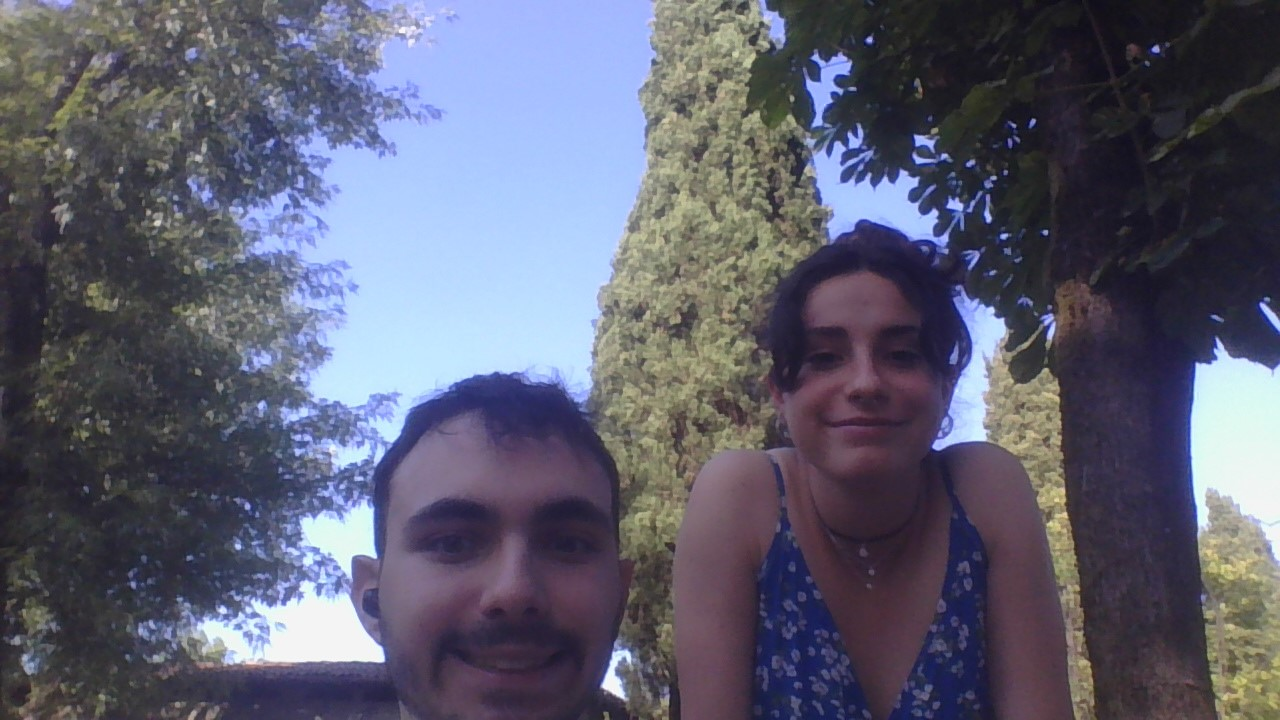
#> input picture Python_facial_recognition/model_2/img.jpg, 1280 x 720 px
$ python picDetector.py
#> lines starting #> are read from the running program, lines starting #| are printed output that depends on the picture
import cv2 as cv;

img= cv.imread("img.jpg")
#> img is the input picture: shape (720, 1280, 3); mean B, G, R 112.2, 95.1, 94.4
#cv.imshow('person',img)

gray=cv.cvtColor(img,cv.COLOR_BGR2GRAY)
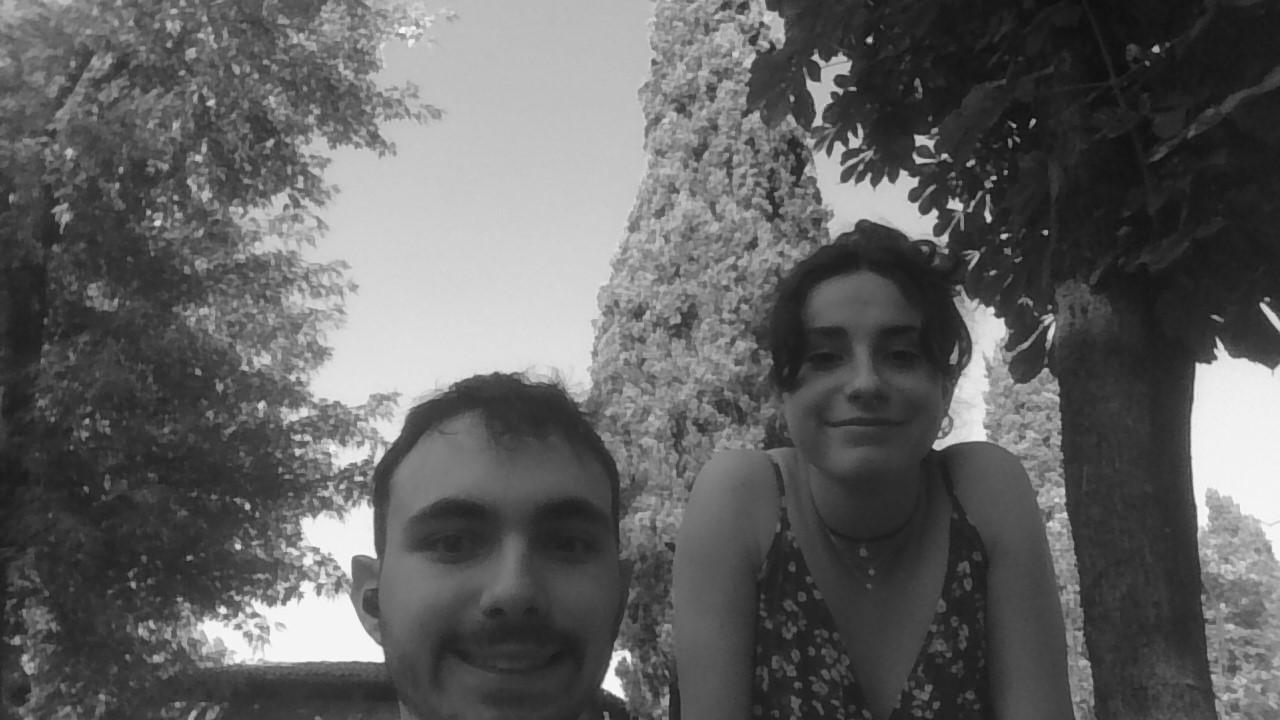
#> gray: shape (720, 1280); min 9, max 253, mean 96.8
#cv.imshow('gray person',gray)

#> (the run stopped early here; a loop or call above may not have finished)
